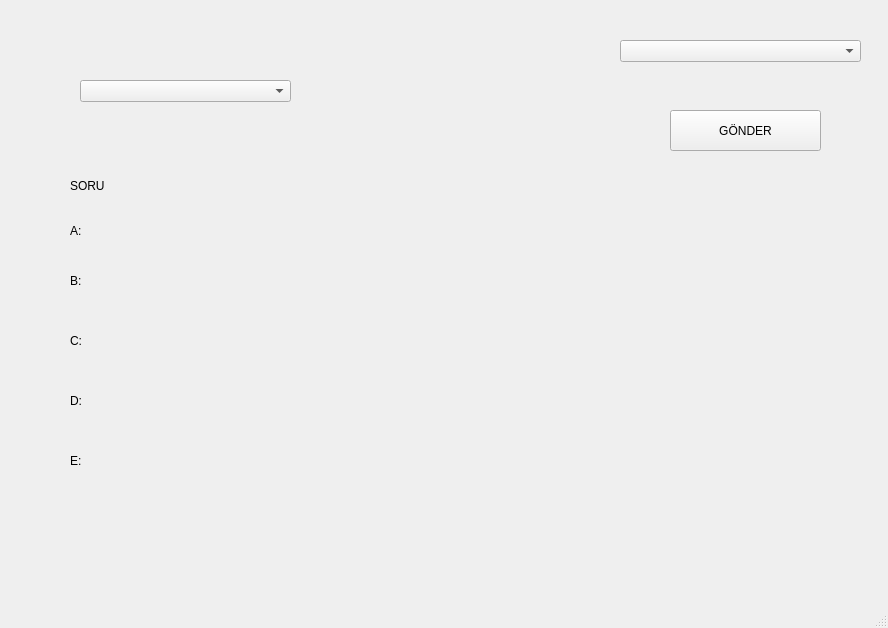
<?xml version="1.0" encoding="UTF-8"?>
<ui version="4.0">
 <class>MainWindow</class>
 <widget class="QMainWindow" name="MainWindow">
  <property name="geometry">
   <rect>
    <x>0</x>
    <y>0</y>
    <width>888</width>
    <height>628</height>
   </rect>
  </property>
  <property name="windowTitle">
   <string>MainWindow</string>
  </property>
  <widget class="QWidget" name="centralwidget">
   <widget class="QComboBox" name="questionBox">
    <property name="geometry">
     <rect>
      <x>80</x>
      <y>80</y>
      <width>211</width>
      <height>22</height>
     </rect>
    </property>
   </widget>
   <widget class="QComboBox" name="deviceBox">
    <property name="geometry">
     <rect>
      <x>620</x>
      <y>40</y>
      <width>241</width>
      <height>22</height>
     </rect>
    </property>
   </widget>
   <widget class="QLabel" name="question">
    <property name="geometry">
     <rect>
      <x>70</x>
      <y>150</y>
      <width>451</width>
      <height>71</height>
     </rect>
    </property>
    <property name="styleSheet">
     <string notr="true"/>
    </property>
    <property name="text">
     <string>SORU</string>
    </property>
   </widget>
   <widget class="QLabel" name="a">
    <property name="geometry">
     <rect>
      <x>70</x>
      <y>220</y>
      <width>171</width>
      <height>21</height>
     </rect>
    </property>
    <property name="text">
     <string>A:</string>
    </property>
   </widget>
   <widget class="QLabel" name="b">
    <property name="geometry">
     <rect>
      <x>70</x>
      <y>270</y>
      <width>171</width>
      <height>21</height>
     </rect>
    </property>
    <property name="text">
     <string>B:</string>
    </property>
   </widget>
   <widget class="QLabel" name="c">
    <property name="geometry">
     <rect>
      <x>70</x>
      <y>330</y>
      <width>171</width>
      <height>21</height>
     </rect>
    </property>
    <property name="text">
     <string>C:</string>
    </property>
   </widget>
   <widget class="QLabel" name="d">
    <property name="geometry">
     <rect>
      <x>70</x>
      <y>390</y>
      <width>171</width>
      <height>21</height>
     </rect>
    </property>
    <property name="text">
     <string>D:</string>
    </property>
   </widget>
   <widget class="QLabel" name="e">
    <property name="geometry">
     <rect>
      <x>70</x>
      <y>450</y>
      <width>171</width>
      <height>21</height>
     </rect>
    </property>
    <property name="text">
     <string>E:</string>
    </property>
   </widget>
   <widget class="QPushButton" name="send">
    <property name="geometry">
     <rect>
      <x>670</x>
      <y>110</y>
      <width>151</width>
      <height>41</height>
     </rect>
    </property>
    <property name="text">
     <string>GÖNDER</string>
    </property>
   </widget>
   <widget class="QLabel" name="image">
    <property name="geometry">
     <rect>
      <x>490</x>
      <y>240</y>
      <width>331</width>
      <height>251</height>
     </rect>
    </property>
    <property name="text">
     <string/>
    </property>
   </widget>
  </widget>
  <widget class="QMenuBar" name="menubar">
   <property name="geometry">
    <rect>
     <x>0</x>
     <y>0</y>
     <width>888</width>
     <height>21</height>
    </rect>
   </property>
  </widget>
  <widget class="QStatusBar" name="statusbar"/>
 </widget>
 <resources/>
 <connections/>
</ui>
